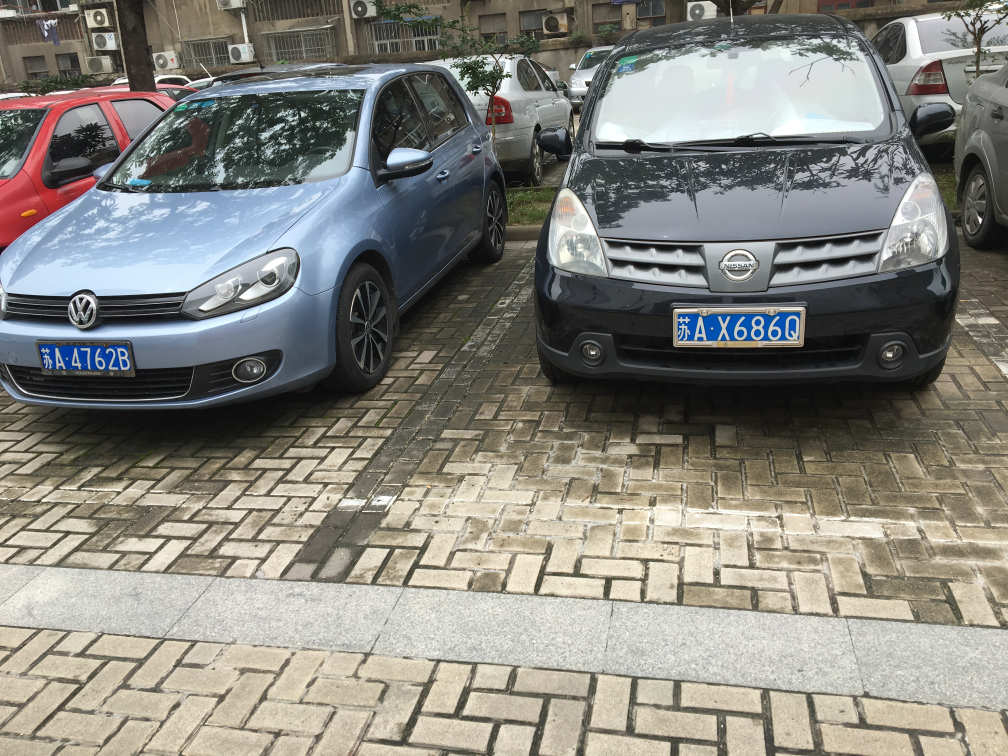
#> input picture LPR/test-imgs/009.jpg, 4032 x 3024 px (shown at 1/4 size)
$ python -i finemapping.py   (imports and definitions only)   (older library calls are emulated)
#> lines starting #> are read from the running program, lines starting #| are printed output that depends on the picture; after the words box and inside, x2 and y2 are one past the last pixel; in counts of white or black regions, pixels touching at a corner belong together
#> further down, picture is the input picture: shape (3024, 4032, 3); mean B, G, R 125.6, 132.5, 133.9
#coding=utf-8
import cv2
import numpy as np
from matplotlib.pyplot import imshow
from matplotlib import pyplot as plt

from . import niblack_thresholding as nt

from . import deskew

def fitLine_ransac(pts,zero_add = 0 ):
    if len(pts)>=2:
        [vx, vy, x, y] = cv2.fitLine(pts, cv2.DIST_HUBER, 0, 0.01, 0.01)
        lefty = int((-x * vy / vx) + y)
        righty = int(((136- x) * vy / vx) + y)
        return lefty+30+zero_add,righty+30+zero_add
    return 0,0


#精定位算法
def findContoursAndDrawBoundingBox(image_rgb):


    line_upper  = [];
    line_lower = [];

    line_experiment = []
    grouped_rects = []
    gray_image = cv2.cvtColor(image_rgb,cv2.COLOR_BGR2GRAY)
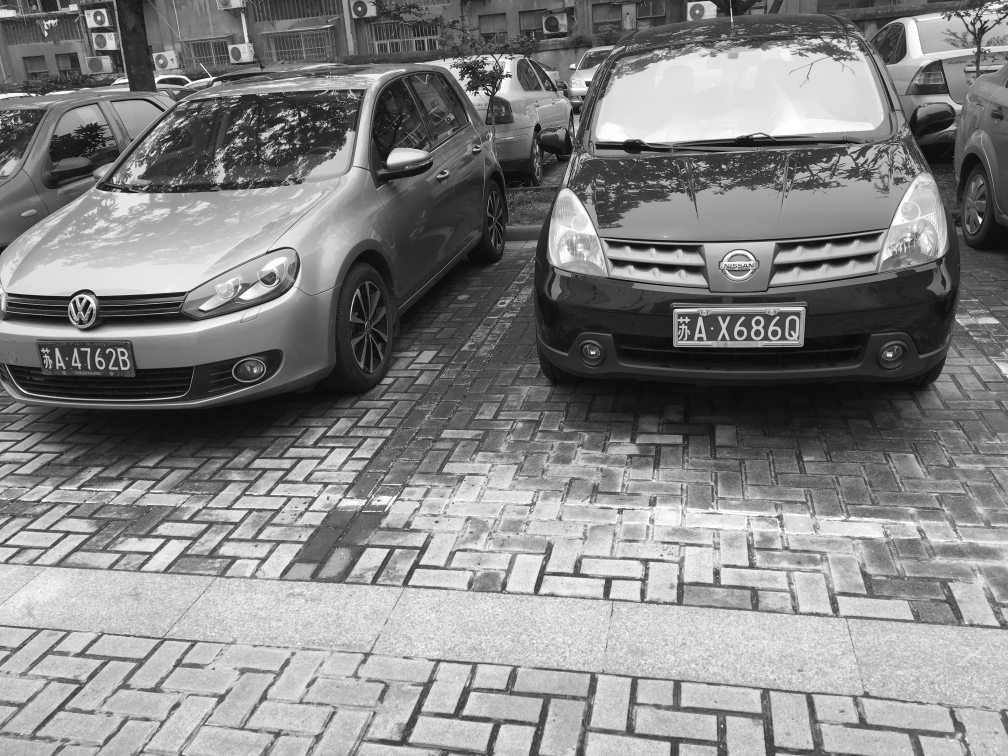
#> gray_image: shape (3024, 4032) (shown at 1/4 size); min 0, max 255, mean 132.1

    # for k in np.linspace(-1.5, -0.2,1):
    for k in np.linspace(-80, 0, 15):

        # [18 lines of commented-out code are left out]

        binary_niblack = cv2.adaptiveThreshold(gray_image,255,cv2.ADAPTIVE_THRESH_MEAN_C,cv2.THRESH_BINARY,17,k)
        # imshow(binary_niblack,cmap="gray")
        # plt.show()
#        imagex, contours, hierarchy = cv2.findContours(binary_niblack.copy(),cv2.RETR_EXTERNAL,cv2.CHAIN_APPROX_SIMPLE)
        contours, hierarchy = cv2.findContours(binary_niblack.copy(),cv2.RETR_LIST,cv2.CHAIN_APPROX_SIMPLE)

        image_rgb2 = image_rgb.copy()
        cv2.drawContours(image_rgb2, contours, -1, (0, 0, 255), 2)
        # imshow(image_rgb2,cmap="gray")
        # plt.show()

        for contour in contours:
            area = cv2.contourArea(contour)
            # if True:
            if(area > 0 and area < 300):
                bdbox = cv2.boundingRect(contour)
                # if (bdbox[3]/float(bdbox[2])>0.3) or (bdbox[3]/float(bdbox[2])>3 and bdbox[3]*bdbox[2]<100):
                if (bdbox[3]/float(bdbox[2])>0.7 and bdbox[3]*bdbox[2]>100 and bdbox[3]*bdbox[2]<1200) or (bdbox[3]/float(bdbox[2])>3 and bdbox[3]*bdbox[2]<100):
                    print(area)
                    # cv2.rectangle(rgb,(bdbox[0],bdbox[1]),(bdbox[0]+bdbox[2],bdbox[1]+bdbox[3]),(255,0,0),1)
                    line_upper.append([bdbox[0],bdbox[1]])
                    line_lower.append([bdbox[0]+bdbox[2],bdbox[1]+bdbox[3]])

                    line_experiment.append([bdbox[0],bdbox[1]])
                    line_experiment.append([bdbox[0]+bdbox[2],bdbox[1]+bdbox[3]])
#> this loop made 15 passes
#> contours on passes 13 to 15: 66461 contours, 75577 contours, 93034 contours
#> pass 1, in findContoursAndDrawBoundingBox, `binary_niblack = cv2.adaptiveThreshold(gray_image,255,cv2.ADAPTIVE_THR..`:
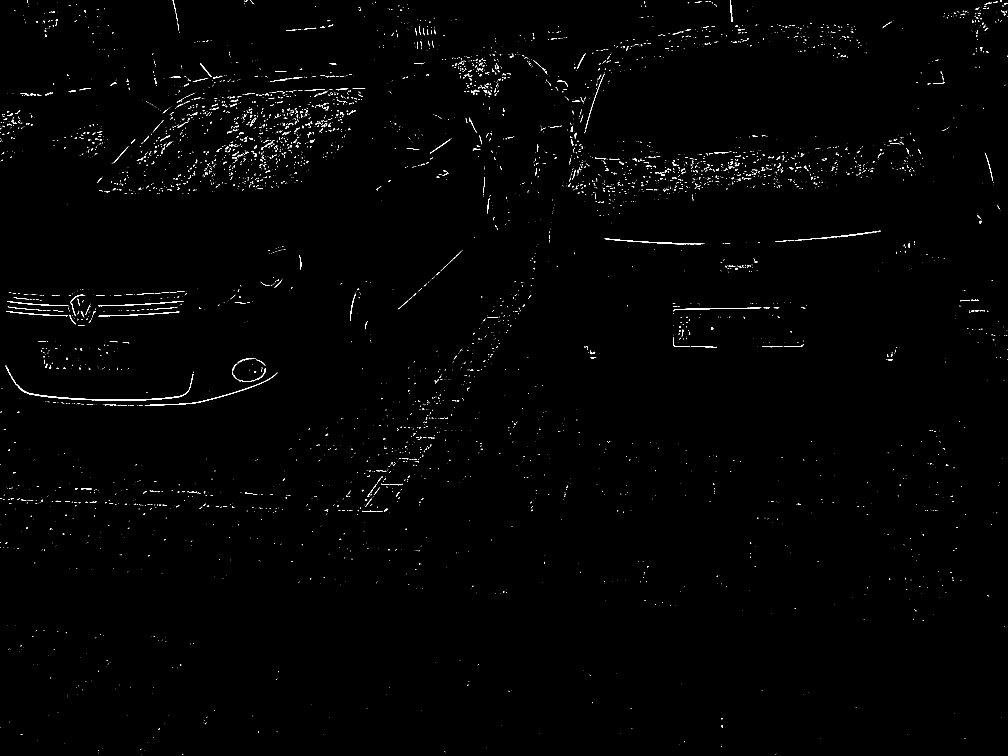
#> binary_niblack: shape (3024, 4032) (shown at 1/4 size); 0.51% white in thin lines or dots
#> pass 2, in findContoursAndDrawBoundingBox, `binary_niblack = cv2.adaptiveThreshold(gray_image,255,cv2.ADAPTIVE_THR..`:
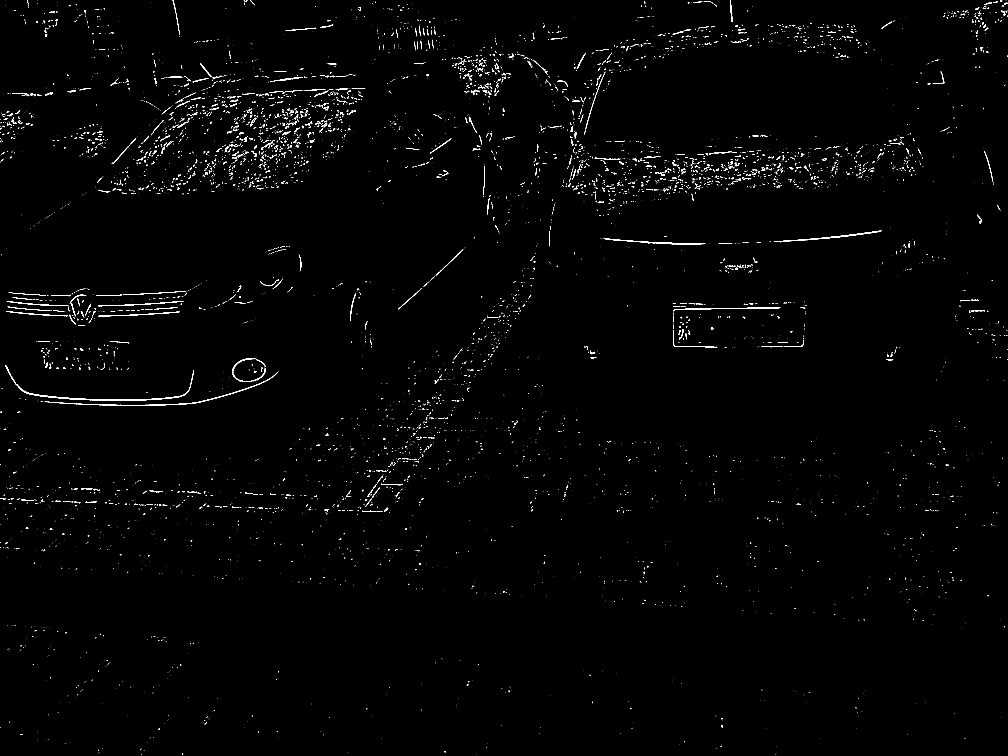
#> binary_niblack: shape (3024, 4032) (shown at 1/4 size); 0.7% white in thin lines or dots
#> pass 3, in findContoursAndDrawBoundingBox, `binary_niblack = cv2.adaptiveThreshold(gray_image,255,cv2.ADAPTIVE_THR..`:
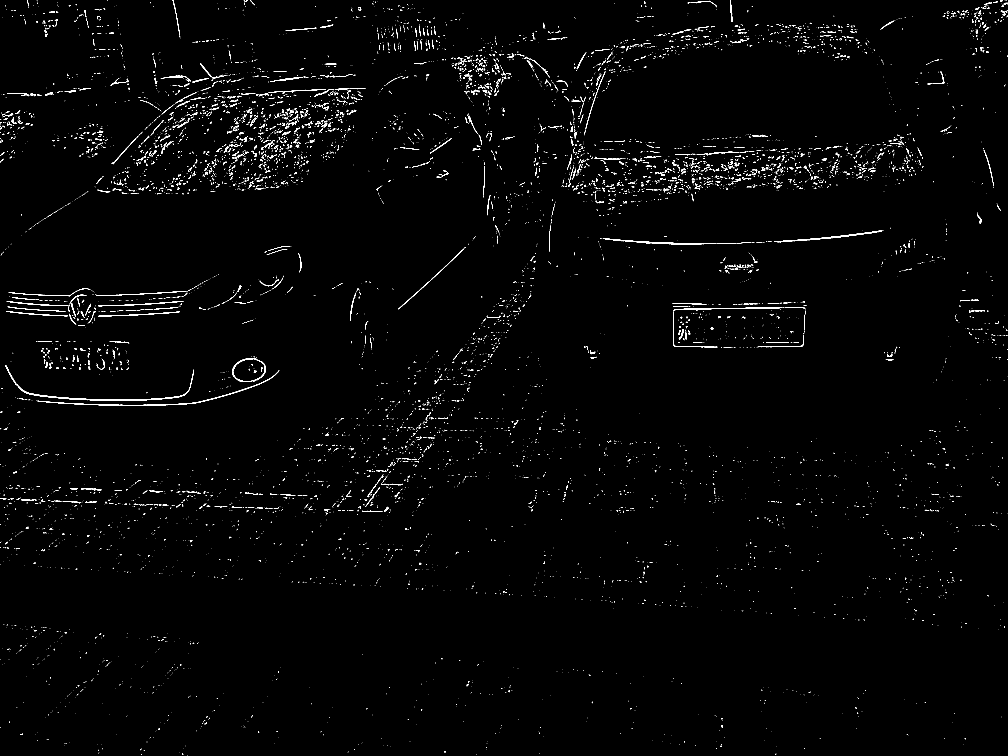
#> binary_niblack: shape (3024, 4032) (shown at 1/4 size); 0.95% white in thin lines or dots
#> after the loop:
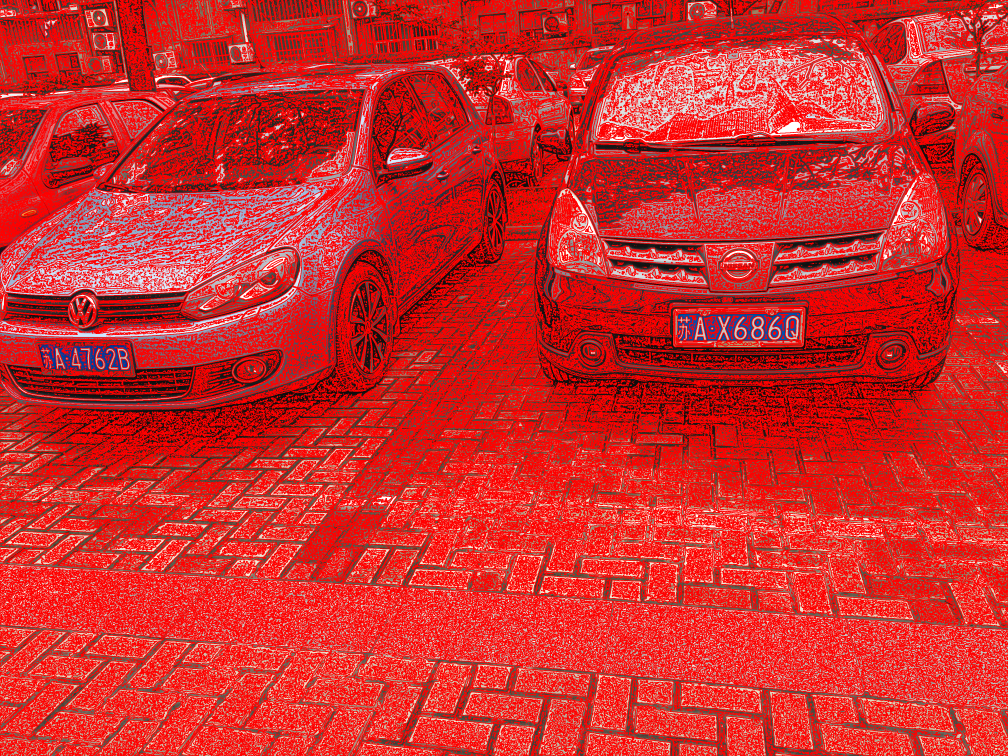
#> image_rgb2: shape (3024, 4032, 3) (shown at 1/4 size); mean B, G, R 45.6, 47.6, 202.3
#> after the loop, line_experiment = 46022 items; line_lower = 23011 items; line_upper = 23011 items
                    # grouped_rects.append(bdbox)

    rgb = cv2.copyMakeBorder(image_rgb,30,30,0,0,cv2.BORDER_REPLICATE)
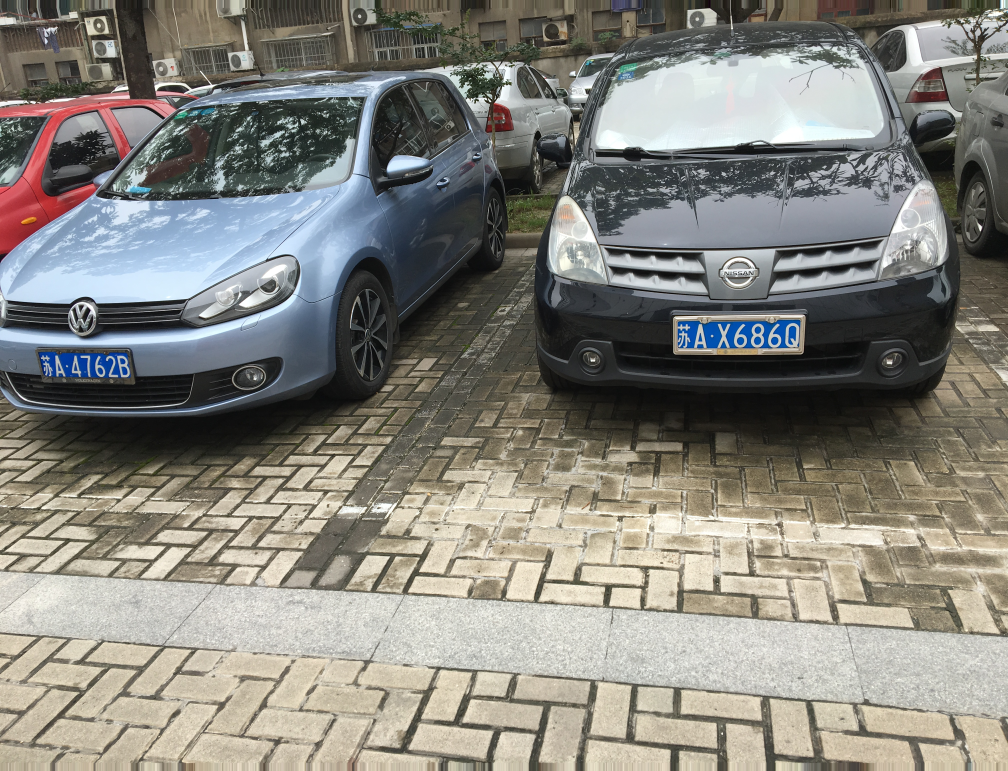
#> rgb: shape (3084, 4032, 3) (shown at 1/4 size); mean B, G, R 125.3, 132.3, 133.9
    rgb2 = cv2.copyMakeBorder(image_rgb,30,30,0,0,cv2.BORDER_REPLICATE)
    leftyA, rightyA = fitLine_ransac(np.array(line_lower),3)
#> in fitLine_ransac, `[vx, vy, x, y] = cv2.fitLine(pts, cv2.DIST_HUBER, 0, 0.01, 0.01)`: vx = [0.81]; vy = [0.587]; x = [1834.5]; y = [1277.2]
#> in fitLine_ransac, `lefty = int((-x * vy / vx) + y)`: lefty = -53
#> in fitLine_ransac, `righty = int(((136- x) * vy / vx) + y)`: righty = 45
#> leftyA = -20; rightyA = 78
    rows,cols = rgb.shape[:2]
#> rows = 3084; cols = 4032

    rgb2 = cv2.line(rgb2, (cols - 1, rightyA), (0, leftyA), (0, 0, 255), 1,cv2.LINE_AA)

    leftyB, rightyB = fitLine_ransac(np.array(line_upper),-3)
#> leftyB = -22; rightyB = 75

    rows,cols = rgb.shape[:2]

    rgb2 = cv2.line(rgb2, (cols - 1, rightyB), (0, leftyB), (0,255, 0), 1,cv2.LINE_AA)
    pts_map1  = np.float32([[cols - 1, rightyA], [0, leftyA],[cols - 1, rightyB], [0, leftyB]])
#> pts_map1 = [[4031, 78], [0, -20], [4031, 75], [0, -22]]
    pts_map2 = np.float32([[136,36],[0,36],[136,0],[0,0]])
    imshow(rgb2,cmap="gray")
    plt.show()

    mat = cv2.getPerspectiveTransform(pts_map1,pts_map2)
#> mat = [[0.0506, 0, 0], [-0.433, 18, 396], [0.000124, 0, 1]]
    image = cv2.warpPerspective(rgb,mat,(136,36),flags=cv2.INTER_CUBIC)
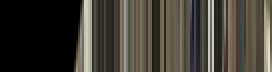
#> image: shape (36, 136, 3) (shown 2 times larger); mean B, G, R 52.7, 61.5, 64.9
    # imshow(image,cmap="gray")
    # plt.show()

#> (the run stopped early here; a loop or call above may not have finished)

$ run again, on LPR/test-imgs/indoorA-3.jpg
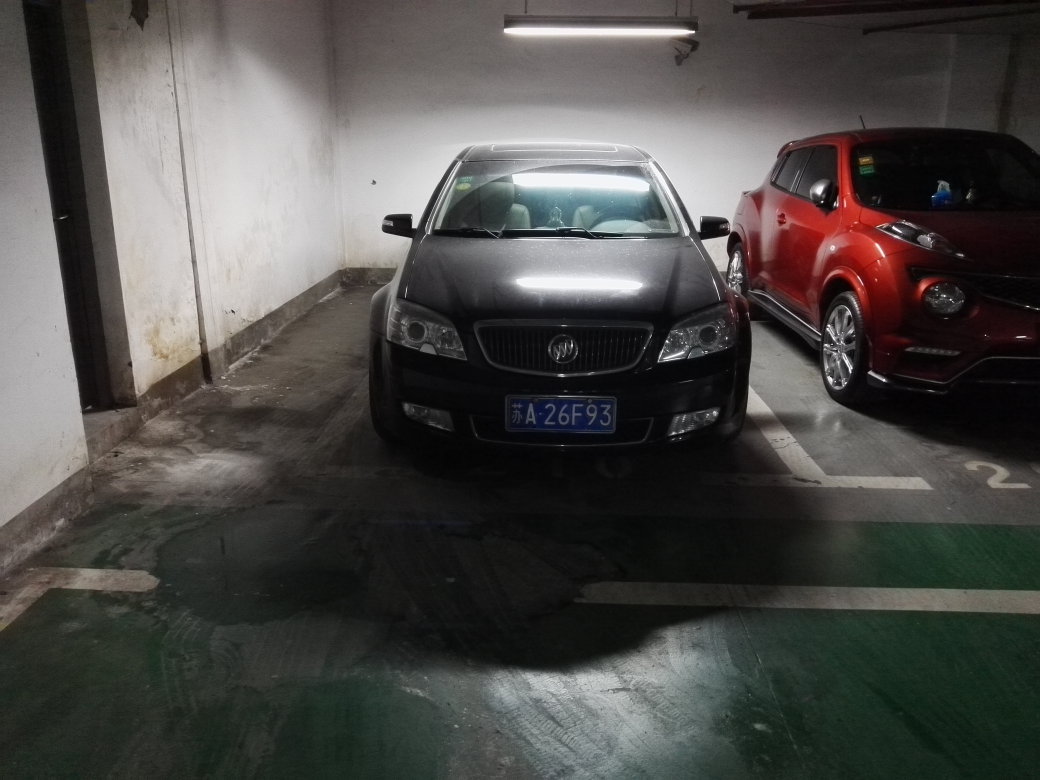
#> input picture LPR/test-imgs/indoorA-3.jpg, 4160 x 3120 px (shown at 1/4 size)
#> picture is the input picture: shape (3120, 4160, 3); mean B, G, R 72.8, 75.4, 77.1
#> the loop in findContoursAndDrawBoundingBox, `for k in np.linspace(-80, 0, 15):  # thresh_niblack = threshold_niblac..` made 15 passes
#> pass 1, in findContoursAndDrawBoundingBox, `binary_niblack = cv2.adaptiveThreshold(gray_image,255,cv2.ADAPTIVE_THR..`:
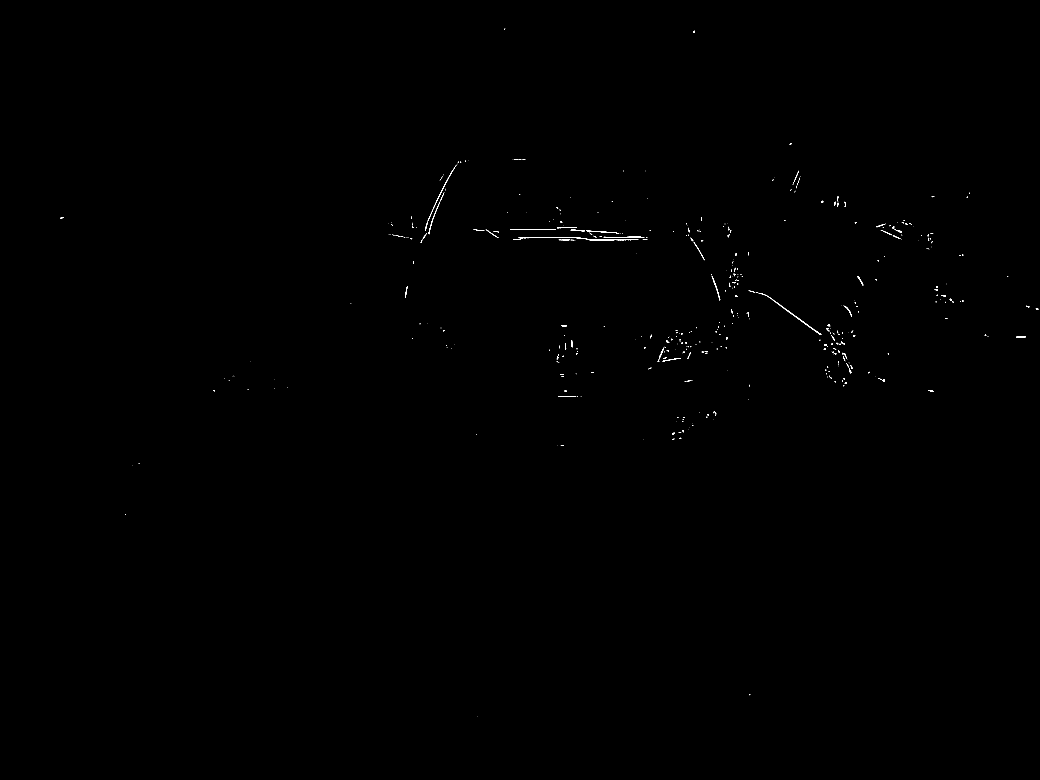
#> binary_niblack: shape (3120, 4160) (shown at 1/4 size); 0.1% white in thin lines or dots, all inside (x1, y1, x2, y2) = (242, 115, 4154, 2866)
#> after the loop in findContoursAndDrawBoundingBox, `for k in np.linspace(-80, 0, 15):`: line_experiment = 25736 items; line_lower = 12868 pairs, first value 2 to 4160, second value 9 to 3120; line_upper = 12868 pairs, first value 0 to 4158, second value 0 to 3111
#> vx = [0.948]; vy = [0.318]; x = [1866.9]; y = [1434.9]
#> lefty = 809
#> righty = 854
#> leftyA = 842; rightyA = 887
#> leftyB = 825; rightyB = 871
#> pts_map1 = [[4159, 887], [0, 842], [4159, 871], [0, 825]]
#> mat = [[0.0308, 0, 0], [-0.0234, 2.12, -1747.1], [-1.41e-05, 0, 1]]
#> in findContoursAndDrawBoundingBox, `image = cv2.warpPerspective(rgb,mat,(136,36),flags=cv2.INTER_CUBIC)`:
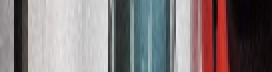
#> image: shape (36, 136, 3) (shown 2 times larger); mean B, G, R 121.1, 119.9, 129
